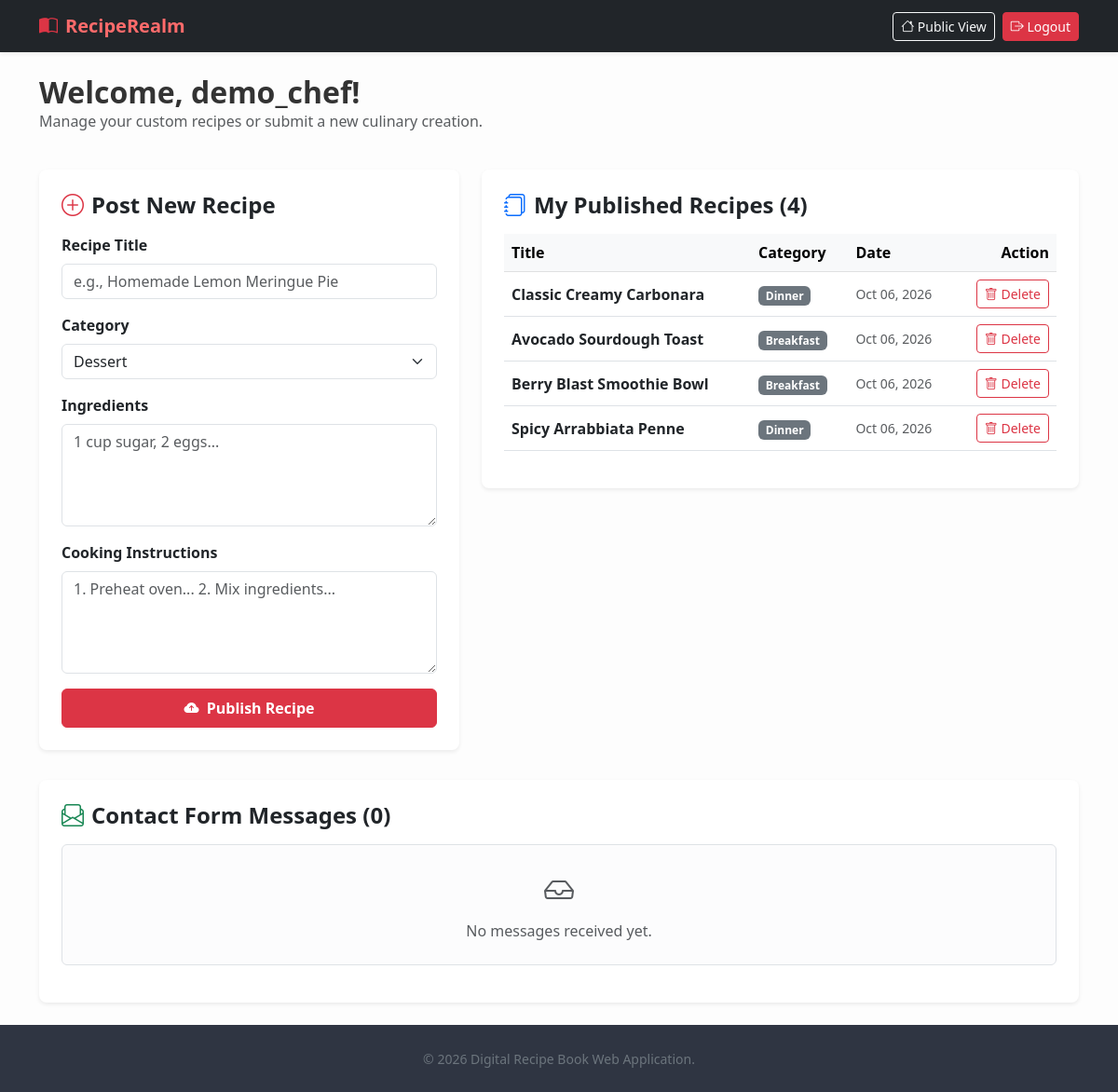
/dashboard.php (signed in), run on the app's committed database.
### tables this page shows
CREATE TABLE IF NOT EXISTS `recipes` (
  `id` int NOT NULL AUTO_INCREMENT,
  `user_id` int NOT NULL,
  `title` varchar(150) NOT NULL,
  `category` varchar(50) NOT NULL DEFAULT 'Dessert',
  `ingredients` text NOT NULL,
  `instructions` text NOT NULL,
  `created_at` timestamp NULL DEFAULT CURRENT_TIMESTAMP,
  PRIMARY KEY (`id`),
  KEY `user_id` (`user_id`),
  CONSTRAINT `recipes_ibfk_1` FOREIGN KEY (`user_id`) REFERENCES `users` (`id`) ON DELETE CASCADE
);

### dashboard.php (the view, shortened to what this page needs)
<?php
require_once 'includes/db.php';
$user_id = $_SESSION['user_id'];
$stmt = $pdo->prepare("SELECT * FROM recipes WHERE user_id = ? ORDER BY created_at DESC");
$stmt->execute([$user_id]);
$my_recipes = $stmt->fetchAll();
$stmt_msg = $pdo->query("SELECT * FROM messages ORDER BY created_at DESC");
$messages = $stmt_msg->fetchAll();
?>
<!DOCTYPE html>
<html lang="en">
<head>
    <link href="https://cdn.jsdelivr.net/npm/bootstrap@5.3.0/dist/css/bootstrap.min.css" rel="stylesheet">
    <link href="https://cdn.jsdelivr.net/npm/bootstrap-icons@1.10.5/font/bootstrap-icons.css" rel="stylesheet">
    <link rel="stylesheet" href="css/style.css">
</head>
<body>
    <nav class="navbar navbar-expand-lg navbar-dark bg-dark sticky-top shadow-sm">
        <div class="container">
            <a class="navbar-brand d-flex align-items-center gap-2" href="index.php">
                <i class="bi bi-book-half text-danger"></i> RecipeRealm
            </a>
            <div class="d-flex align-items-center gap-2 ms-auto">
                <a href="index.php" class="btn btn-outline-light btn-sm"><i class="bi bi-house"></i> Public View</a>
                <a href="auth/logout.php" class="btn btn-danger btn-sm"><i class="bi bi-box-arrow-right"></i> Logout</a>
            </div>
        </div>
    </nav>
    <main class="py-4">
        <div class="container">
            <div class="d-flex justify-content-between align-items-center mb-4 flex-wrap gap-2">
                <div>
                    <h2 class="fw-bold mb-0">Welcome, <?= htmlspecialchars($_SESSION['username']); ?>!</h2>
                    <p class="text-muted">Manage your custom recipes or submit a new culinary creation.</p>
                </div>
            </div>
            <div class="row g-4">
                <div class="col-lg-5">
                    <div class="card border-0 shadow-sm rounded-3 p-4">
                        <h4 class="fw-bold mb-3"><i class="bi bi-plus-circle text-danger me-2"></i>Post New Recipe</h4>
                        <form action="dashboard.php" method="POST" class="needs-validation-js" novalidate>
                            <div class="mb-3">
                                <label for="title" class="form-label fw-semibold">Recipe Title</label>
                                <input type="text" class="form-control" id="title" name="title" required placeholder="e.g., Homemade Lemon Meringue Pie">
                            </div>
                            <div class="mb-3">
                                <label for="category" class="form-label fw-semibold">Category</label>
                                <select class="form-select" id="category" name="category" required>
                                    <option value="Dessert" selected>Dessert</option>
                                </select>
                            </div>
                            <div class="mb-3">
                                <label for="ingredients" class="form-label fw-semibold">Ingredients</label>
                                <textarea class="form-control" id="ingredients" name="ingredients" rows="4" required placeholder="1 cup sugar, 2 eggs..."></textarea>
                            </div>
                            <div class="mb-3">
                                <label for="instructions" class="form-label fw-semibold">Cooking Instructions</label>
                                <textarea class="form-control" id="instructions" name="instructions" rows="4" required placeholder="1. Preheat oven... 2. Mix ingredients..."></textarea>
                            </div>
                            <button type="submit" class="btn btn-danger w-100 py-2 fw-semibold">
                                <i class="bi bi-cloud-arrow-up-fill me-1"></i> Publish Recipe
                            </button>
                        </form>
                    </div>
                </div>
                <div class="col-lg-7">
                    <div class="card border-0 shadow-sm rounded-3 p-4">
                        <h4 class="fw-bold mb-3"><i class="bi bi-journals text-primary me-2"></i>My Published Recipes (<?= count($my_recipes); ?>)</h4>
                        <?php if (empty($my_recipes)): ?>
                            <div class="alert alert-light text-center py-4 border">
                                <i class="bi bi-inbox fs-2 text-muted"></i>
                                <p class="mb-0 mt-2 text-muted">You haven't added any recipes yet. Use the form on the left to start cooking!</p>
                            </div>
                        <?php else: ?>
                            <div class="table-responsive">
                                <table class="table table-hover align-middle">
                                    <thead class="table-light">
                                        <tr>
                                            <th>Title</th>
                                            <th>Category</th>
                                            <th>Date</th>
                                            <th class="text-end">Action</th>
                                        </tr>
                                    </thead>
                                    <tbody>
                                        <?php foreach ($my_recipes as $recipe): ?>
                                            <tr>
                                                <td class="fw-semibold"><?= htmlspecialchars($recipe['title']); ?></td>
                                                <td><span class="badge bg-secondary"><?= htmlspecialchars($recipe['category']); ?></span></td>
                                                <td class="small text-muted"><?= date('M d, Y', strtotime($recipe['created_at'])); ?></td>
                                                <td class="text-end">
                                                    <a href="dashboard.php?delete=<?= $recipe['id']; ?>" class="btn btn-sm btn-outline-danger" onclick="return confirm('Are you sure you want to delete this recipe?');">
                                                        <i class="bi bi-trash"></i> Delete
                                                    </a>
                                                </td>
                                            </tr>
                                        <?php endforeach; ?>
                                    </tbody>
                                </table>
                            </div>
                        <?php endif; ?>
                    </div>
                </div>
            </div>
            <div class="row g-4 mt-2">
                <div class="col-12">
                    <div class="card border-0 shadow-sm rounded-3 p-4">
                        <h4 class="fw-bold mb-3"><i class="bi bi-envelope-paper text-success me-2"></i>Contact Form Messages (<?= count($messages); ?>)</h4>
                        <?php if (empty($messages)): ?>
                            <div class="alert alert-light text-center py-4 border">
                                <i class="bi bi-inbox fs-2 text-muted"></i>
                                <p class="mb-0 mt-2 text-muted">No messages received yet.</p>
                            </div>
                        <?php endif; ?>
                    </div>
                </div>
            </div>
        </div>
    </main>
    <footer class="py-4 mt-auto">
        <div class="container text-center">
            <small class="text-secondary">&copy; <?= date('Y'); ?> Digital Recipe Book Web Application.</small>
        </div>
    </footer>
</body>
</html>

### css/style.css (style rules this page uses)
:root { --primary-color: #ff6b6b; --primary-dark: #ee5253; --dark-slate: #2f3542; --light-bg: #f8f9fa; }
body { font-family: 'Segoe UI', Roboto, Helvetica, Arial, sans-serif; color: #333; background-color: #fdfdfd; min-height: 100vh; display: flex; flex-direction: column; }
main { flex: 1 0 auto; }
.navbar-brand { font-weight: 700; color: var(--primary-color) !important; }
footer { flex-shrink: 0; background-color: var(--dark-slate); color: #ced6e0; }

### data on the page
recipes: title "Classic Creamy Carbonara", category "Dinner", created_at "Oct 06, 2026"
recipes: title "Avocado Sourdough Toast", category "Breakfast", created_at "Oct 06, 2026"
recipes: title "Berry Blast Smoothie Bowl", category "Breakfast", created_at "Oct 06, 2026"
recipes: title "Spicy Arrabbiata Penne", category "Dinner", created_at "Oct 06, 2026"

### other printed values
$_SESSION['username'] "demo_chef"
count($my_recipes) "4"
count($messages) "0"
